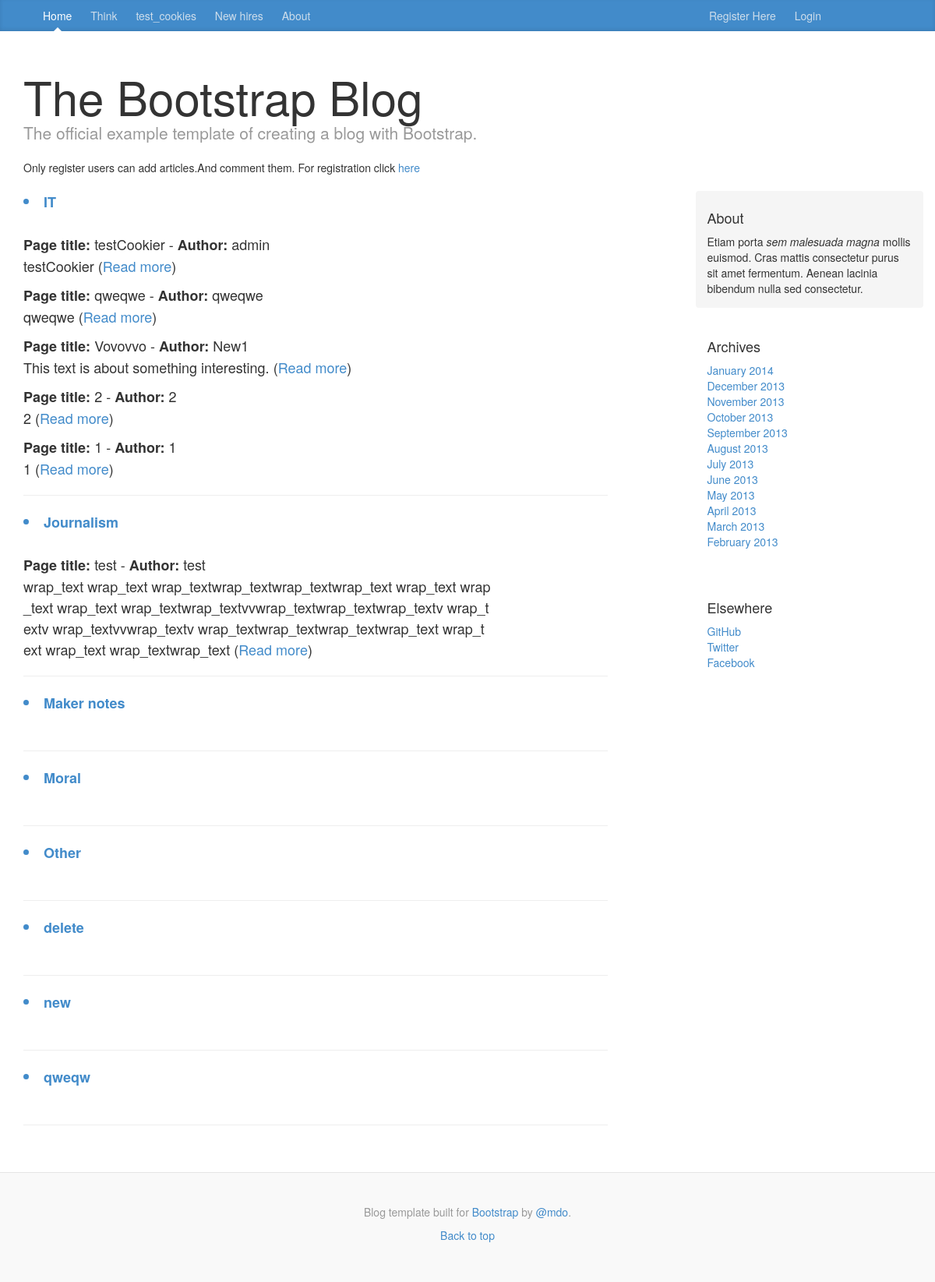
Page /blog/categories_list/ on the earlier database version.
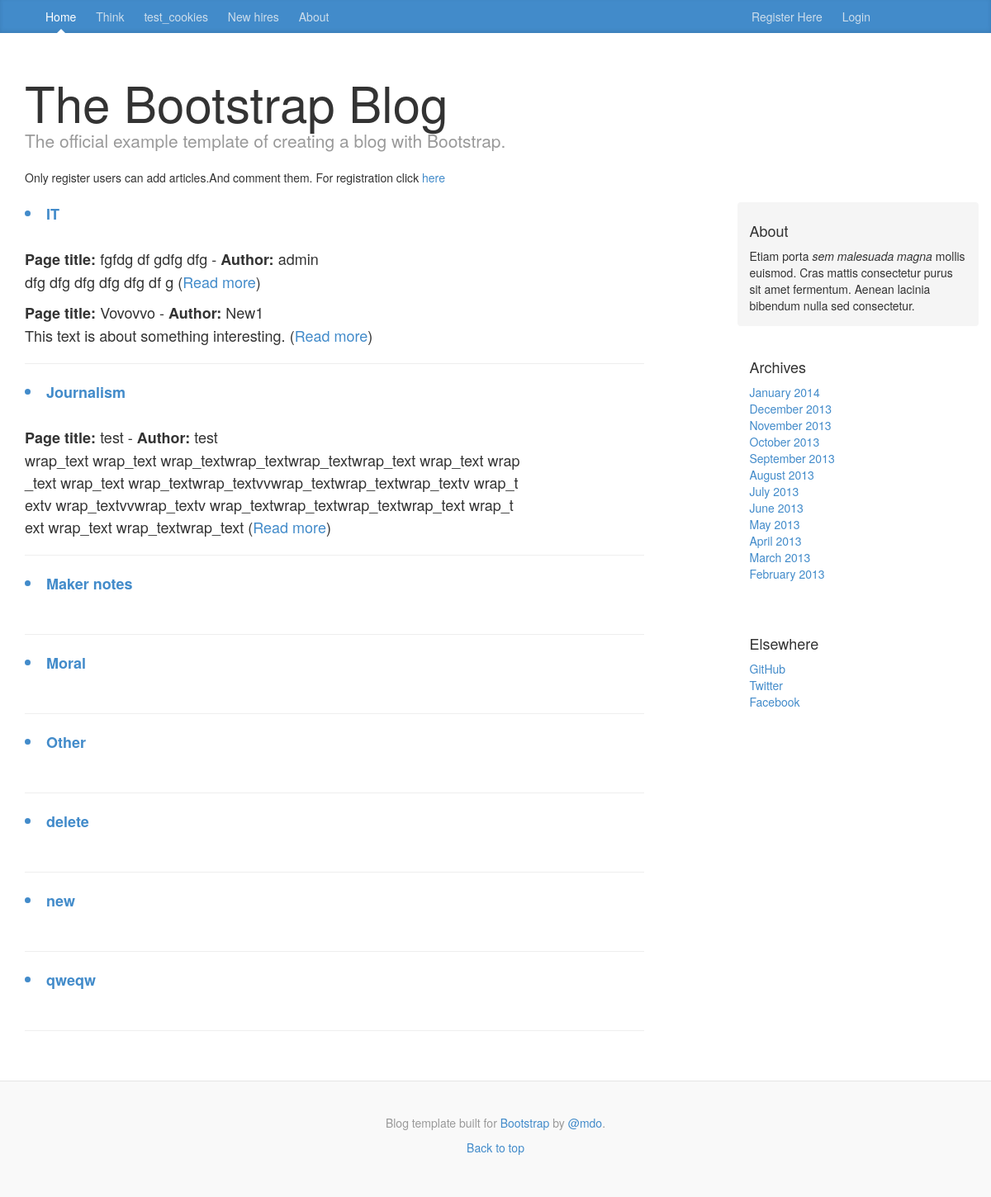
Same page on the later database version.
### blog/models.py (models this page shows, shortened)
class Category(models.Model):
    name = models.CharField(max_length=256,unique=True)
    slug = models.SlugField(unique=True)
    note_number = models.IntegerField(default=0)
    class Meta:
        verbose_name_plural = 'categories'

class Page(models.Model):
    category = models.ForeignKey(Category)
    id = models.IntegerField(primary_key=True)
    title = models.CharField(max_length=128)
    author = models.CharField(max_length=128)
    date_print = models.DateTimeField(auto_now_add=True)
    content = models.CharField(max_length=5000,)
    views = models.IntegerField(default=0)
    likes = models.IntegerField(default=0)
    favorite = models.BooleanField(default=False)

### blog/views.py (the view)
# urls.py: url(r'^categories_list/(?P<id>[1-9]+)/$', views.show_page, name='show_page'),
def categories_list(request):
    category_list = Category.objects.order_by('name')
    page_list = Page.objects.order_by('-title')
    context_dict = {'message': "Vitalii", 'categories': category_list, 'pages': page_list}
    return render(request, 'blog/categories_list.html', context_dict)

### template/blog/categories_list.html (shortened to what this page needs)
{% extends 'blog/base.html' %}
{% block body_block %}
    <div class="blog-post">
        {% if categories %}
            {% for category  in categories %}
                <a href="{% url 'show_category' category.slug  %}"><li><strong>{{ category.name }}</strong></li></a><br>
                {% if pages %}
                        {% for page in pages %}
                            {% if page.category == category %}
                                       <strong>Page title:</strong> {{ page.title }} -
                                        <strong>Author:</strong> {{ page.author }}<br>
                                            <p id="wrap_text" >{{  page.content|wordwrap:254 }}
                                                (<a href="{% url 'show_page' page.id %}">Read more</a>)</p>
                            {% endif %}
                        {% endfor %} <hr>
                {% endif %}
            {% endfor %}
        {% else %}
            Something wrong
        {% endif %}
    </div>
{% endblock %}

Differences in the rows shown:
removed Page: title "testCookier", author "admin", content "testCookier", shown under Category "IT"
removed Page: title "qweqwe", author "qweqwe", content "qweqwe", shown under Category "IT"
removed Page: title "2", author "2", content "2", shown under Category "IT"
removed Page: title "1", author "1", content "1", shown under Category "IT"
added Page: title "fgfdg df gdfg dfg", author "admin", content "dfg dfg dfg dfg dfg df g", shown under Category "IT"
